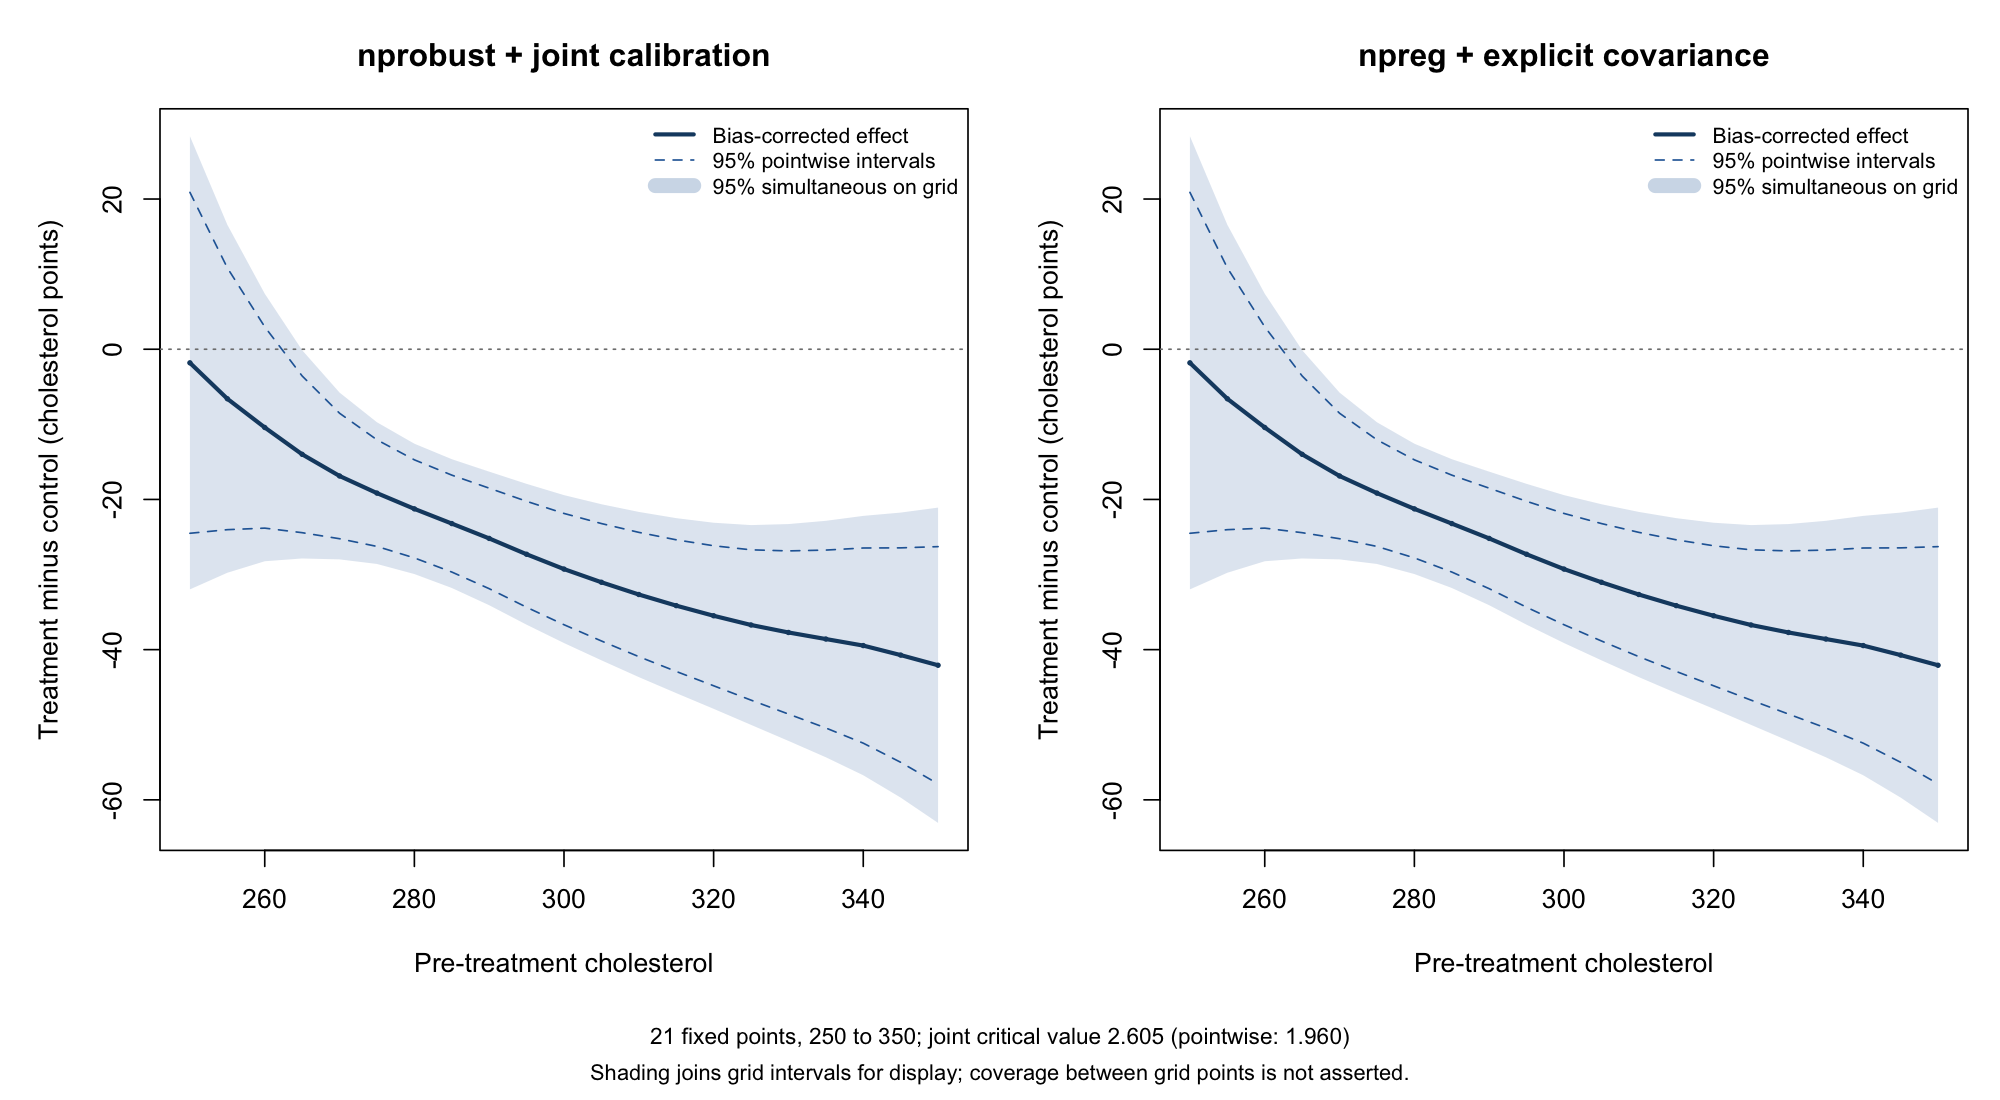

This chart was generated by the following R code:
# Conditional treatment effects: author package, then npreg, with simultaneous bands.
# Requires np >= 0.80-1 and nprobust (tested with 1.0.0). No installation is performed.
# Run with source("cholesterol_simultaneous.R") or Rscript cholesterol_simultaneous.R.
# Output goes to np_causal_results, or the directory NP_CAUSAL_OUTPUT specifies.
# Calonico, Cattaneo & Farrell (2019), https://doi.org/10.18637/jss.v091.i08
# Trial data: Efron & Feldman (1991). t is randomized assignment, not compliance.
# Author-supported choices: Epanechnikov, p=1, IMSE-DPI, HC0 (rather than default NN).
# The joint Gaussian calibration is an added finite-grid inference step, not an
# nprobust default or a replication of a simultaneous band printed in the article.
library(np)
library(nprobust)
stopifnot(packageVersion("np") >= "0.80.1")
options(np.messages = FALSE)
out <- Sys.getenv("NP_CAUSAL_OUTPUT", "np_causal_results")
dir.create(out, recursive = TRUE, showWarnings = FALSE)
data_file <- file.path(out, "nprobust_data.csv")
if (!file.exists(data_file)) download.file(paste0(
  "https://raw.githubusercontent.com/nppackages/nprobust/",
  "dfcb562d34822c75528c1c2d8a5a153be6b3a683/R/nprobust_data.csv"), data_file, mode = "wb")
d <- read.csv(data_file)
stopifnot(all(complete.cases(d[c("t", "chol1", "cholf")])) , all(d$t %in% 0:1))
grid <- seq(250, 350, by = 5) # Fixed 21-point target; no continuum-coverage claim.

# A. Author-package fits and their full robust covariance across the grid.
author <- lapply(0:1, function(arm) {
  use <- d$t == arm
  lprobust(y = d$cholf[use], x = d$chol1[use], eval = grid,
           p = 1, kernel = "epa", bwselect = "imse-dpi", vce = "hc0", covgrid = TRUE)
})
author_tau <- author[[2]]$Estimate[, "tau.bc"] - author[[1]]$Estimate[, "tau.bc"]
author_V <- author[[1]]$cov.rb + author[[2]]$cov.rb # independent randomized arms
write.csv(do.call(rbind, lapply(0:1, function(arm) data.frame(arm,
  x = grid, h = author[[arm + 1]]$Estimate[, "h"], b = author[[arm + 1]]$Estimate[, "b"]))),
  file.path(out, "cholesterol_bandwidths.csv"), row.names = FALSE)

# B. Public npreg calls for point and pilot fits; explicit CCF HC0 covariance.
# Helpers are included so this script has no local-file dependencies.
# Local-linear robust bias correction, with a quadratic pilot and HC0 variance.
# The point estimate and second derivative are fitted by the public np API.
# Explicit equivalent weights implement the CCT/CCF covariance formula;
# np's ordinary se() uses a different residual convention.
np_rbc_hc0 <- function(x, y, at, h, b) {
  stopifnot(length(x) == length(y), all(is.finite(c(x, y, at, h, b))),
            length(at) == 1L, h > 0, b > 0)
  z <- x - at
  fit <- np::npreg(txdat = z, tydat = y, exdat = 0, bws = h / sqrt(5),
    regtype = "ll", ckertype = "epanechnikov", ckerorder = 2,
    bwtype = "fixed", bwscaling = FALSE, se = FALSE)
  pilot <- np::npreg(txdat = z, tydat = y, exdat = 0, bws = b / sqrt(5),
    regtype = "lp", degree = 2, bernstein.basis = FALSE,
    gradients = TRUE, gradient.order = 2, ckertype = "epanechnikov",
    ckerorder = 2, bwtype = "fixed", bwscaling = FALSE, se = FALSE)
  # Centered/scaled designs keep the small coefficient calculations well conditioned.
  R <- cbind(1, z / h)
  Q <- cbind(1, z / b, (z / b)^2)
  wh <- pmax(1 - (z / h)^2, 0)
  wb <- pmax(1 - (z / b)^2, 0)
  P <- solve(crossprod(R, R * wh), t(R * wh))
  B <- solve(crossprod(Q, Q * wb), t(Q * wb))
  ell <- P[1, ]
  moment2 <- sum(ell * z^2)
  ell_bc <- ell - moment2 * B[3, ] / b^2
  residual_p <- y - as.numeric(R %*% (P %*% y))
  residual_q <- y - as.numeric(Q %*% (B %*% y))
  conventional <- as.numeric(fitted(fit))
  corrected <- conventional - moment2 * as.numeric(np::gradients(pilot)) / 2
  stopifnot(abs(conventional - sum(ell * y)) < 1e-7,
            abs(corrected - sum(ell_bc * y)) < 1e-7)
  list(estimate = conventional, corrected = corrected,
       se = sqrt(sum((ell * residual_p)^2)),
       se_rb = sqrt(sum((ell_bc * residual_q)^2)),
       influence = ell_bc * residual_q)
}

# Conditional Gaussian calibration, simultaneous over a FIXED finite grid.
# The same draw is shared across all points through the joint covariance.
grid_max_t <- function(covariance, estimate, B = 50000L, seed = 20261011L) {
  se <- sqrt(diag(covariance))
  stopifnot(all(is.finite(se)), all(se > 0))
  correlation <- covariance / outer(se, se)
  root <- chol(correlation) # Fail if the supplied covariance is not positive definite.
  set.seed(seed)
  draws <- matrix(rnorm(nrow(root) * B), nrow(root), B)
  maxima <- apply(abs(t(root) %*% draws), 2, max)
  statistic <- max(abs(estimate / se))
  list(critical = unname(quantile(maxima, 0.95, type = 1)),
       statistic = statistic, p = (1 + sum(maxima >= statistic)) / (B + 1),
       B = B, seed = seed, se = se)
}

np_fits <- np_cov <- list()
checks <- list()
for (arm in 0:1) {
  use <- d$t == arm
  ref <- author[[arm + 1]]$Estimate
  fits <- lapply(seq_along(grid), function(j) np_rbc_hc0(
    d$chol1[use], d$cholf[use], grid[j], h = ref[j, "h"], b = ref[j, "b"]))
  np_fits[[arm + 1]] <- t(vapply(fits, function(z) c(z$estimate, z$corrected, z$se, z$se_rb), numeric(4)))
  colnames(np_fits[[arm + 1]]) <- c("tau.us", "tau.bc", "se.us", "se.rb")
  np_cov[[arm + 1]] <- tcrossprod(do.call(rbind, lapply(fits, `[[`, "influence")))
  checks[[arm + 1]] <- data.frame(arm,
    max_estimate_se_error = max(abs(np_fits[[arm + 1]] - ref[, colnames(np_fits[[arm + 1]])])),
    max_covariance_error = max(abs(np_cov[[arm + 1]] - author[[arm + 1]]$cov.rb)))
}
checks <- do.call(rbind, checks)
stopifnot(max(as.matrix(checks[-1])) < 1e-7)
np_tau <- np_fits[[2]][, "tau.bc"] - np_fits[[1]][, "tau.bc"]
np_V <- np_cov[[1]] + np_cov[[2]]

# C. Same joint calibration applied independently to both implementations.
# Bandwidths are held fixed. Standard asymptotic conditions, including negligible
# remaining bias after correction, are needed. These are approximate 95% bands.
author_cal <- grid_max_t(author_V, author_tau)
np_cal <- grid_max_t(np_V, np_tau)
stopifnot(abs(author_cal$critical - np_cal$critical) < 1e-7,
          abs(author_cal$statistic - np_cal$statistic) < 1e-7,
          author_cal$p == np_cal$p)
band <- function(tau, cal) data.frame(x = grid, estimate = tau, se = cal$se,
  point_lower = tau - qnorm(.975) * cal$se, point_upper = tau + qnorm(.975) * cal$se,
  simultaneous_lower = tau - cal$critical * cal$se,
  simultaneous_upper = tau + cal$critical * cal$se)
author_band <- band(author_tau, author_cal)
np_band <- band(np_tau, np_cal)
stopifnot(max(abs(as.matrix(author_band - np_band))) < 1e-7)
write.csv(checks, file.path(out, "cholesterol_inference_comparison.csv"), row.names = FALSE)
write.csv(author_band, file.path(out, "cholesterol_author_bands.csv"), row.names = FALSE)
write.csv(np_band, file.path(out, "cholesterol_np_bands.csv"), row.names = FALSE)
test <- data.frame(method = c("nprobust + joint calibration", "npreg + explicit covariance"),
  critical = c(author_cal$critical, np_cal$critical),
  max_t = c(author_cal$statistic, np_cal$statistic),
  monte_carlo_p = c(author_cal$p, np_cal$p), B = np_cal$B, seed = np_cal$seed)
print(checks, digits = 6)
print(test, digits = 6, row.names = FALSE)
cat("Test null: treatment effect equals zero at every one of the 21 grid points.\n",
    "This does not test whether the treatment effect is constant.\n",
    "The Monte Carlo p-value has resolution 1/(B+1); a floor value is not an exact tail probability.\n")
write.csv(test, file.path(out, "cholesterol_joint_test.csv"), row.names = FALSE)

png(file.path(out, "cholesterol_simultaneous.png"), width = 2000, height = 1100, res = 160)
par(mfrow = c(1, 2), mar = c(5.1, 5.0, 3.4, 1.0), oma = c(2.7, 0, 0, 0))
limits <- range(author_band[c("simultaneous_lower", "simultaneous_upper")], 0)
for (s in 1:2) {
  tab <- list(author_band, np_band)[[s]]
  plot(grid, tab$estimate, type = "n", ylim = limits,
       xlab = "Pre-treatment cholesterol", ylab = "Treatment minus control (cholesterol points)",
       main = c("nprobust + joint calibration", "npreg + explicit covariance")[s])
  polygon(c(grid, rev(grid)), c(tab$simultaneous_lower, rev(tab$simultaneous_upper)),
          col = adjustcolor("#2667A5", .16), border = NA)
  abline(h = 0, col = "grey50", lty = 3)
  lines(grid, tab$point_lower, col = "#2667A5", lty = 2)
  lines(grid, tab$point_upper, col = "#2667A5", lty = 2)
  lines(grid, tab$estimate, col = "#174970", lwd = 2.5)
  points(grid, tab$estimate, col = "#174970", pch = 16, cex = .45)
  legend("topright", c("Bias-corrected effect", "95% pointwise intervals", "95% simultaneous on grid"),
         col = c("#174970", "#2667A5", adjustcolor("#2667A5", .25)),
         lty = c(1, 2, 1), lwd = c(2.5, 1, 9), bty = "n", cex = .8)
}
mtext(sprintf("21 fixed points, 250 to 350; joint critical value %.3f (pointwise: 1.960)", np_cal$critical),
      side = 1, outer = TRUE, line = .15, cex = .85)
mtext("Shading joins grid intervals for display; coverage between grid points is not asserted.",
      side = 1, outer = TRUE, line = 1.25, cex = .82)
dev.off()
capture.output(sessionInfo(), file = file.path(out, "cholesterol_sessionInfo.txt"))
